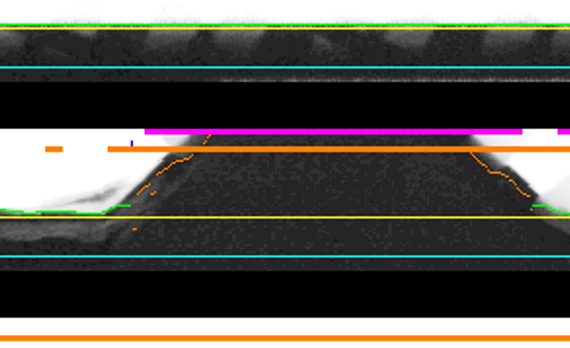
#> input picture work/O3F16R23_FEEDBACK/02_bf_cyan_and_notch_concern.png, 570 x 348 px
$ python -i ArgosOpenCvScribeV1R9.py   (imports and definitions only)   (older library calls are emulated)
#> lines starting #> are read from the running program, lines starting #| are printed output that depends on the picture; after the words box and inside, x2 and y2 are one past the last pixel; in counts of white or black regions, pixels touching at a corner belong together
#!/usr/bin/env python3
"""Argos review-only OpenCV scribe provider, semantic revision R7.

R5 preserves the locked R3 SemiM12DotMatrixImageReader V6 mechanics without
changing their thresholds or candidate semantics.  Pose-bound standard
regions and bounded exception-search regions remain separate: an exception
search can diagnose where scribe-like texture exists, but it cannot generate
an identity until a separately qualified localization contract exists.  A
second explicit input mode accepts only hash-pinned detector inputs already
oriented by the installed review-only processor; that mode is never inferred
from a path, filename, or image dimensions.  A third explicit development-only
mode may evaluate a bounded subset of automatic whole-image localization
candidates. R6 deduplicates channel-local geometric detections and requires
their image-derived observed height and width to support the configured OCR
envelope before expansion. Thin wafer-texture lines remain rejected
diagnostics instead of being enlarged into false twelve-cell proposals. All
automatic candidates remain identity-ineligible and carry a dedicated hold.

R7 replaces the single global elongated-texture winner in development mode
with a location-independent wafer-perimeter sweep.  It estimates the wafer
ellipse, samples tangent-aligned bands around the complete perimeter at
multiple inward offsets and orientation deltas, and ranks them with
multi-scale dark/bright background residuals, CLAHE, directional gradients,
stroke-component structure, and repeated projection peaks.  The bounded
shortlist is then passed to the unchanged SEMI M12 glyph reader.  No fixed
scribe rectangle, lot, slot, or wafer angle participates in detection.
"""

from __future__ import annotations

import argparse
import hashlib
import json
import math
import os
import sys
from dataclasses import dataclass
from pathlib import Path
from typing import Any, Iterable

import cv2
import numpy as np


# [2 lines not run here, left out]


ENGINE_REVISION = "ARGOS_OPENCV_SCRIBE_V1R9_20260902"
RESULT_SCHEMA = "argos_opencv_scribe_result_v2"
DESCRIPTOR_WIDTH = 24
DESCRIPTOR_HEIGHT = 48
BODY_MAX_DELTA = 0.18
BODY_MAX_CANDIDATES = 4
CHECK_MAX_DELTA = 0.40
CHECK_MIN_SCORE = -0.05
CHECK_MAX_CANDIDATES = 8
GRID_MEAN_WEIGHT = 0.75
GRID_LEADING_WEIGHT = 0.125
GRID_TRAILING_WEIGHT = 0.125
BOUNDARY_MINIMUM_SCORE = 0.19
BODY_LABELS = "0123456789ABCDEFGHIJKLMNOPQRSTUVWXYZ"
CHECK1_LABELS = "ABCDEFGH"
CHECK2_LABELS = "01234567"


@dataclass(frozen=True)
class Region:
    region_id: str
    source: str
    center_x: float
    center_y: float
    width: float
    height: float
    angle_degrees: float
    localization_score: float


@dataclass(frozen=True)
class Prototype:
    label: str
    physical_identity: str
    descriptor: np.ndarray


@dataclass(frozen=True)
class PrototypeBank:
    matrix: np.ndarray
    label_indices: dict[str, np.ndarray]

    # [514 lines left out: functions from_prototypes, sha256_file, read_json, write_json_new, m12_remainder, m12_check_characters and 19 more, not called in this run]


def _wafer_ellipse(gray: np.ndarray) -> tuple[float, float, float]:
    normalized = cv2.normalize(gray, None, 0, 255, cv2.NORM_MINMAX)
    threshold = max(20, int(np.percentile(normalized, 28.0)))
    mask = (normalized >= threshold).astype(np.uint8) * 255
    size = max(9, int(round(min(gray.shape[:2]) * 0.025)) | 1)
    mask = cv2.morphologyEx(
        mask,
        cv2.MORPH_CLOSE,
        cv2.getStructuringElement(cv2.MORPH_ELLIPSE, (size, size)),
    )
    contours, _ = cv2.findContours(mask, cv2.RETR_EXTERNAL, cv2.CHAIN_APPROX_SIMPLE)
    eligible = [item for item in contours if len(item) >= 5]
    if not eligible:
        raise ValueError("No wafer-sized contour supported a perimeter sweep.")
    contour = max(eligible, key=cv2.contourArea)
    image_area = float(gray.shape[0] * gray.shape[1])
    if cv2.contourArea(contour) < image_area * 0.20:
        raise ValueError("Largest contour is too small to be the wafer.")
    (center_x, center_y), (diameter_a, diameter_b), _ = cv2.fitEllipse(contour)
    radius = (float(diameter_a) + float(diameter_b)) / 4.0
    if radius < min(gray.shape[:2]) * 0.25:
        raise ValueError("Estimated wafer radius is implausibly small.")
    return float(center_x), float(center_y), radius


# [250 lines left out: functions _perimeter_patch_score, _perimeter_along_track_shift, _dot_matrix_structure_score, perimeter_scribe_regions, not called in this run]


def angle_distance_degrees(left: float, right: float) -> float:
    delta = abs((left - right) % 180.0)
    return min(delta, 180.0 - delta)


# [449 lines left out: functions deduplicate_auto_regions, automatic_region_geometry, ordered_box_points, rectify, decode_source, analyze_images and 3 more, not called in this run]


def main(argv: Iterable[str]) -> int:
    arguments = parse_arguments(argv)
    return run_job(arguments.job, arguments.result)


# [6 lines not run here, left out]

>>> import cv2
>>> picture = cv2.imread('../O3F16R23_FEEDBACK/02_bf_cyan_and_notch_concern.png', cv2.IMREAD_GRAYSCALE)
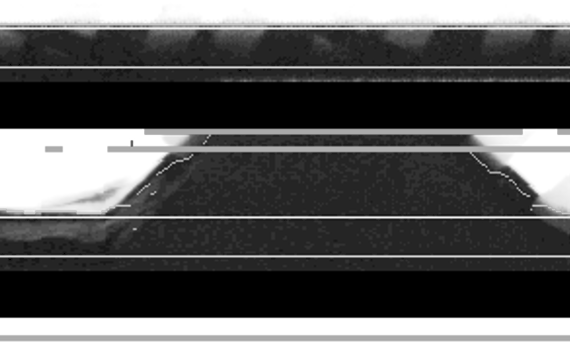
#> picture: shape (348, 570); min 0, max 255, mean 88.6
>>> result = _wafer_ellipse(picture)
#> in _wafer_ellipse, `threshold = max(20, int(np.percentile(normalized, 28.0)))`: threshold = 28
#> in _wafer_ellipse, `mask = (normalized >= threshold).astype(np.uint8) * 255`:
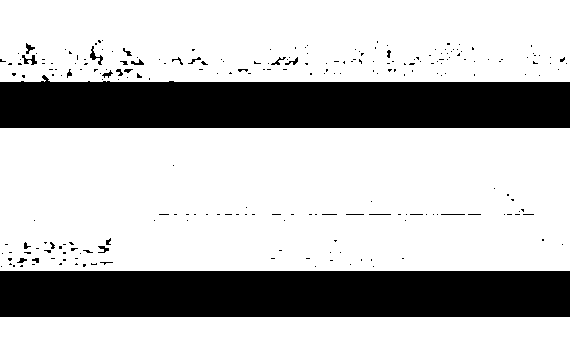
#> mask: shape (348, 570); 72.8% white; 240 black regions (215 under 20 px), largest, box (x1, y1, x2, y2) and area: (0, 75, 570, 128) 26267, (0, 271, 570, 317) 26220, (90, 46, 103, 65) 77
#> in _wafer_ellipse, `mask = cv2.morphologyEx( mask, cv2.MORPH_CLOSE, cv2.getStructuringElem..`:
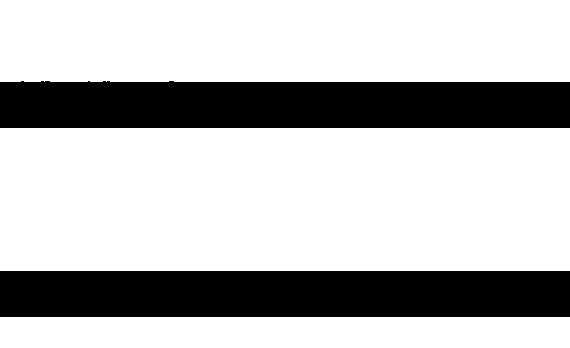
#> mask: shape (348, 570); 73.6% white; 2 black regions
#> in _wafer_ellipse, `contours, _ = cv2.findContours(mask, cv2.RETR_EXTERNAL, cv2.CHAIN_APPR..`: contours = 3 contours; box (x1, y1, x2, y2) and area: (0, 128, 570, 271) 80798, (0, 0, 570, 82) 46065, (0, 317, 570, 348) 17070
#> in _wafer_ellipse, `eligible = [item for item in contours if len(item) >= 5]`: eligible = 1 contour; box (x1, y1, x2, y2) and area: (0, 0, 570, 82) 46065
#> in _wafer_ellipse, `contour = max(eligible, key=cv2.contourArea)`: contour = contour of 30 points, box (x1, y1, x2, y2) (0, 0, 570, 82), area 46065
#> in _wafer_ellipse, `(center_x, center_y), (diameter_a, diameter_b), _ = cv2.fitEllipse(con..`: center_x = 179.4; center_y = 40.34; diameter_a = 80.33; diameter_b = 5820.4
#> in _wafer_ellipse, `radius = (float(diameter_a) + float(diameter_b)) / 4.0`: radius = 1475.2
#> result = (179.4, 40.34, 1475.2)
